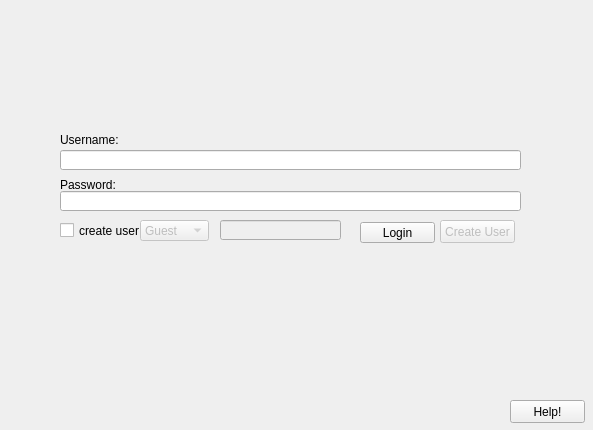
<?xml version="1.0" encoding="UTF-8"?>
<ui version="4.0">
 <class>newnew</class>
 <widget class="QDialog" name="newnew">
  <property name="geometry">
   <rect>
    <x>0</x>
    <y>0</y>
    <width>593</width>
    <height>430</height>
   </rect>
  </property>
  <property name="maximumSize">
   <size>
    <width>593</width>
    <height>430</height>
   </size>
  </property>
  <property name="windowTitle">
   <string>Dialog</string>
  </property>
  <widget class="QLabel" name="label">
   <property name="geometry">
    <rect>
     <x>40</x>
     <y>20</y>
     <width>511</width>
     <height>91</height>
    </rect>
   </property>
   <property name="font">
    <font>
     <pointsize>4</pointsize>
    </font>
   </property>
   <property name="text">
    <string/>
   </property>
   <property name="pixmap">
    <pixmap resource="resources.qrc">:/Images/2D Graphic Label.png</pixmap>
   </property>
   <property name="scaledContents">
    <bool>true</bool>
   </property>
  </widget>
  <widget class="QLineEdit" name="nameEdit">
   <property name="geometry">
    <rect>
     <x>60</x>
     <y>150</y>
     <width>461</width>
     <height>20</height>
    </rect>
   </property>
  </widget>
  <widget class="QLineEdit" name="passwordEdit">
   <property name="geometry">
    <rect>
     <x>60</x>
     <y>191</y>
     <width>461</width>
     <height>20</height>
    </rect>
   </property>
  </widget>
  <widget class="QLabel" name="label_2">
   <property name="geometry">
    <rect>
     <x>60</x>
     <y>130</y>
     <width>121</width>
     <height>20</height>
    </rect>
   </property>
   <property name="text">
    <string>Username:</string>
   </property>
  </widget>
  <widget class="QLabel" name="label_3">
   <property name="geometry">
    <rect>
     <x>60</x>
     <y>169</y>
     <width>151</width>
     <height>31</height>
    </rect>
   </property>
   <property name="text">
    <string>Password:</string>
   </property>
  </widget>
  <widget class="QPushButton" name="createButton">
   <property name="enabled">
    <bool>false</bool>
   </property>
   <property name="geometry">
    <rect>
     <x>440</x>
     <y>220</y>
     <width>75</width>
     <height>23</height>
    </rect>
   </property>
   <property name="text">
    <string>Create User</string>
   </property>
  </widget>
  <widget class="QPushButton" name="loginButton">
   <property name="geometry">
    <rect>
     <x>360</x>
     <y>222</y>
     <width>75</width>
     <height>21</height>
    </rect>
   </property>
   <property name="text">
    <string>Login</string>
   </property>
  </widget>
  <widget class="QPushButton" name="pushButton_3">
   <property name="geometry">
    <rect>
     <x>510</x>
     <y>400</y>
     <width>75</width>
     <height>23</height>
    </rect>
   </property>
   <property name="text">
    <string>Help!</string>
   </property>
  </widget>
  <widget class="QLabel" name="falling">
   <property name="geometry">
    <rect>
     <x>-4</x>
     <y>-1</y>
     <width>621</width>
     <height>421</height>
    </rect>
   </property>
   <property name="text">
    <string/>
   </property>
   <property name="pixmap">
    <pixmap resource="resources.qrc">:/Images/fallingleaves.gif</pixmap>
   </property>
   <property name="scaledContents">
    <bool>true</bool>
   </property>
  </widget>
  <widget class="QCheckBox" name="userswitch">
   <property name="geometry">
    <rect>
     <x>60</x>
     <y>220</y>
     <width>81</width>
     <height>21</height>
    </rect>
   </property>
   <property name="text">
    <string>create user</string>
   </property>
  </widget>
  <widget class="QComboBox" name="userCombo">
   <property name="enabled">
    <bool>false</bool>
   </property>
   <property name="geometry">
    <rect>
     <x>140</x>
     <y>220</y>
     <width>69</width>
     <height>21</height>
    </rect>
   </property>
   <item>
    <property name="text">
     <string>Guest</string>
    </property>
   </item>
   <item>
    <property name="text">
     <string>Admin</string>
    </property>
   </item>
  </widget>
  <widget class="QLineEdit" name="adminCode">
   <property name="enabled">
    <bool>false</bool>
   </property>
   <property name="geometry">
    <rect>
     <x>220</x>
     <y>220</y>
     <width>121</width>
     <height>20</height>
    </rect>
   </property>
  </widget>
  <widget class="QLabel" name="codeLabel">
   <property name="geometry">
    <rect>
     <x>210</x>
     <y>240</y>
     <width>141</width>
     <height>21</height>
    </rect>
   </property>
   <property name="text">
    <string/>
   </property>
  </widget>
  <widget class="QLabel" name="ERRORADMINCODE">
   <property name="geometry">
    <rect>
     <x>360</x>
     <y>250</y>
     <width>161</width>
     <height>20</height>
    </rect>
   </property>
   <property name="text">
    <string/>
   </property>
  </widget>
  <zorder>falling</zorder>
  <zorder>label</zorder>
  <zorder>label_3</zorder>
  <zorder>loginButton</zorder>
  <zorder>nameEdit</zorder>
  <zorder>pushButton_3</zorder>
  <zorder>passwordEdit</zorder>
  <zorder>label_2</zorder>
  <zorder>createButton</zorder>
  <zorder>userswitch</zorder>
  <zorder>userCombo</zorder>
  <zorder>adminCode</zorder>
  <zorder>codeLabel</zorder>
  <zorder>ERRORADMINCODE</zorder>
 </widget>
 <resources>
  <include location="resources.qrc"/>
 </resources>
 <connections>
  <connection>
   <sender>nameEdit</sender>
   <signal>returnPressed()</signal>
   <receiver>loginButton</receiver>
   <slot>click()</slot>
   <hints>
    <hint type="sourcelabel">
     <x>303</x>
     <y>158</y>
    </hint>
    <hint type="destinationlabel">
     <x>372</x>
     <y>233</y>
    </hint>
   </hints>
  </connection>
  <connection>
   <sender>passwordEdit</sender>
   <signal>returnPressed()</signal>
   <receiver>loginButton</receiver>
   <slot>click()</slot>
   <hints>
    <hint type="sourcelabel">
     <x>263</x>
     <y>204</y>
    </hint>
    <hint type="destinationlabel">
     <x>375</x>
     <y>233</y>
    </hint>
   </hints>
  </connection>
 </connections>
</ui>
